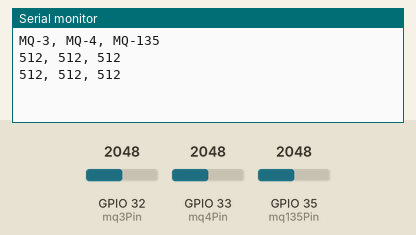
Simulated run of this sketch. Board: ESP32. Parts: the last lines printed to the serial monitor. The inputs (shaded band) are chosen by the test bench; at power-on: GPIO 32 (mq3Pin) = 2048, GPIO 33 (mq4Pin) = 2048, GPIO 35 (mq135Pin) = 2048.

Above: at 1.8 s.
1.9 s: GPIO 32 (mq3Pin) set to 2866
At 2.8 s:
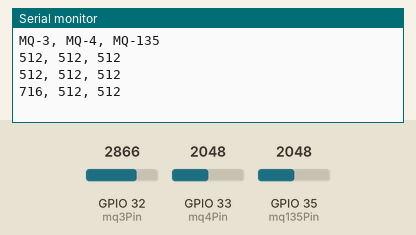
3.4 s: GPIO 33 (mq4Pin) set to 2866
At 4.4 s:
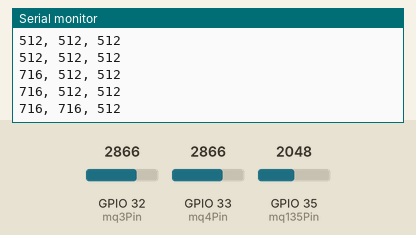
4.9 s: GPIO 35 (mq135Pin) set to 2866
At 5.8 s:
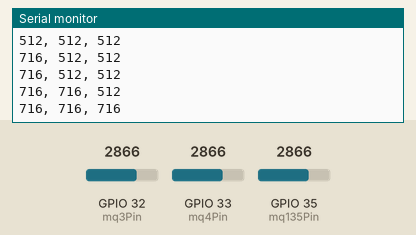
6.4 s: GPIO 32 (mq3Pin) set to 3603
At 7.7 s:
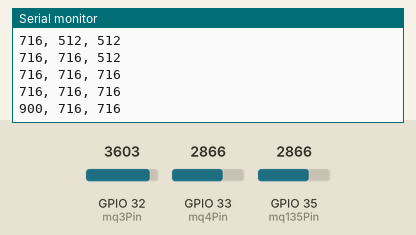
7.9 s: GPIO 33 (mq4Pin) set to 3603
At 8.7 s:
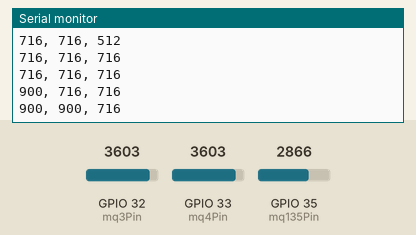
9.4 s: GPIO 35 (mq135Pin) set to 3603
At 10.8 s:
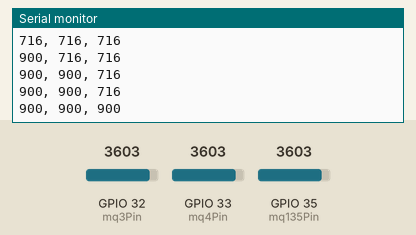
Timing chart, 0 to 11.9 s (numbered marks = the images above; inputs shaded):
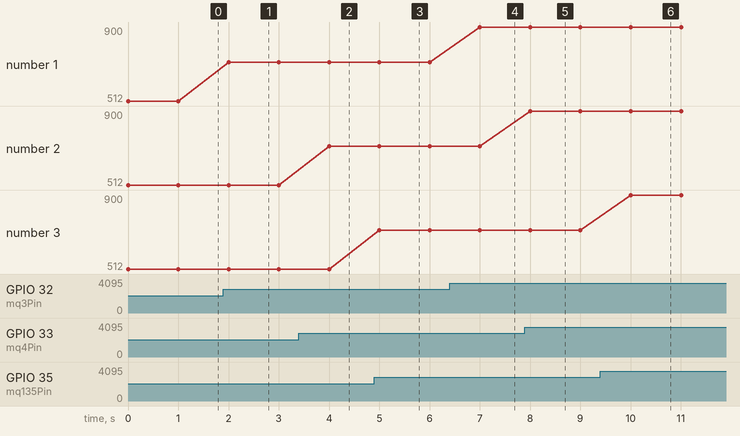

Measured:
- after the input at 1.9 s, the serial monitor: prints a new line after 0.10 s (image 1)
- after the input at 3.4 s, the serial monitor: prints a new line after 0.60 s (image 2)
- after the input at 4.9 s, the serial monitor: prints a new line after 0.10 s (image 3)
- after the input at 6.4 s, the serial monitor: prints a new line after 0.60 s (image 4)
- after the input at 7.9 s, the serial monitor: prints a new line after 0.10 s (image 5)
- after the input at 9.4 s, the serial monitor: prints a new line after 0.60 s (image 6)
- plotted number 1: 512 → 716 after the input at 1.9 s, 716 → 900 after the input at 6.4 s

The sketch:

MQsensor_reading.ino
```cpp
// Pin definitions for sensors
const int mq3Pin = 32;   // MQ-3 sensor
const int mq4Pin = 33;   // MQ-4 sensor
const int mq135Pin = 35; // MQ-135 sensor

void setup() {
  // Start serial communication for debugging
  Serial.begin(115200);

  Serial.println("MQ-3, MQ-4, MQ-135");
}

void loop() {
  // Read sensor values and scale to 10-bit range
  int mq3Value = analogRead(mq3Pin) / 4;
  int mq4Value = analogRead(mq4Pin) / 4;
  int mq135Value = analogRead(mq135Pin)/4;

  // Display sensor readings on Serial Monitor
  Serial.print(mq3Value);
  Serial.print(", ");
  Serial.print(mq4Value);
  Serial.print(", ");
  Serial.println(mq135Value);

  // Wait for a second before taking the next reading
  delay(1000);  // Adjust this delay as necessary for your needs
}
```
